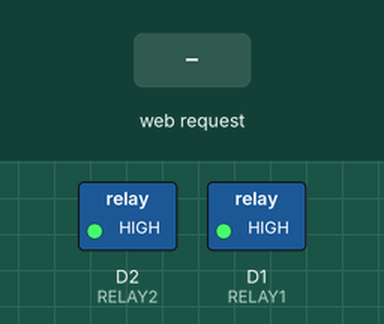
A sketch run on a simulated ESP8266 (NodeMCU). Parts: switched loads named in the sketch (green lamp = pin HIGH). The test bench sets the inputs (shaded band). WiFi joins after 1.5 s; servers stay silent unless stated; what the sketch prints to the serial monitor is not drawn.

Above: at 2.7 s.
2.8 s: HTTP request GET /boiler?state=on received
At 4.0 s:
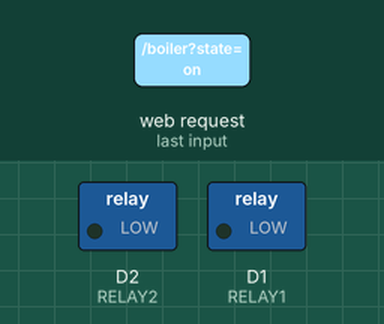
4.3 s: HTTP request GET /boiler?state=off received
At 5.3 s:
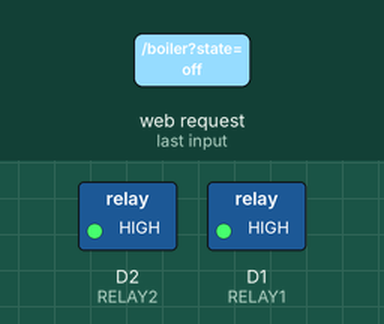
Timing chart, 0 to 7.3 s (numbered marks = the images above; inputs shaded):
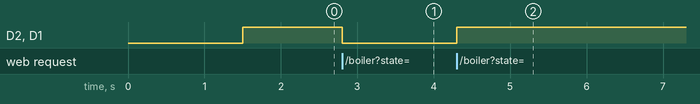

The sketch:

centrala.ino
```cpp
#include <ESP8266WiFi.h>
#include <ESP8266WebServer.h>

// Configurare WiFi
const char* ssid = "WIRELESS";
const char* password = "PASSWORD";

// Configurare IP static
IPAddress staticIP(192, 168, 0, 202);
IPAddress gateway(192, 168, 0, 1);
IPAddress subnet(255, 255, 255, 0);

ESP8266WebServer server(8080);

// Pinuri pentru relee
#define RELAY1 D1
#define RELAY2 D2

bool boilerState = false;

void setup() {
    Serial.begin(115200);

    if (!WiFi.config(staticIP, gateway, subnet)) {
        Serial.println("Eroare la configurarea IP-ului static!");
    }

    WiFi.begin(ssid, password);
    while (WiFi.status() != WL_CONNECTED) {
        delay(500);
        Serial.print(".");
    }
    Serial.println("\nConectat la WiFi!");

    pinMode(RELAY1, OUTPUT);
    pinMode(RELAY2, OUTPUT);
    digitalWrite(RELAY1, HIGH);
    digitalWrite(RELAY2, HIGH);

    server.on("/boiler", handleBoiler);
    server.on("/status", handleStatus);
    server.begin();
}

void loop() {
    server.handleClient();
}

void handleBoiler() {
    String state = server.arg("state");

    if (state == "on") {
        digitalWrite(RELAY1, LOW);
        digitalWrite(RELAY2, LOW);
        boilerState = true;
        server.send(200, "text/plain", "Boiler ON");
    } else if (state == "off") {
        digitalWrite(RELAY1, HIGH);
        digitalWrite(RELAY2, HIGH);
        boilerState = false;
        server.send(200, "text/plain", "Boiler OFF");
    } else {
        server.send(400, "text/plain", "Comandă invalidă");
    }
}

void handleStatus() {
    server.send(200, "text/plain", boilerState ? "Boiler ON" : "Boiler OFF");
}
```

Measured:
- after the input at 2.8 s, D2 (RELAY2), D1 (RELAY1): HIGH → LOW at once
- after the input at 4.3 s, D2 (RELAY2), D1 (RELAY1): LOW → HIGH at once
